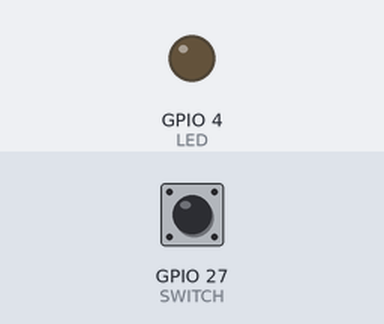
Bench run of a program on a simulated Raspberry Pi (BCM pin numbers). Parts: output pins drawn as LEDs (lit = HIGH). The inputs (shaded band) are chosen by the test bench; at power-on: GPIO 27 (SWITCH) LOW. What the program prints to the terminal is not drawn.

Above: at 1.2 s.
1.3 s: GPIO 27 (SWITCH) pulled HIGH for 0.15 s
At 1.37 s:
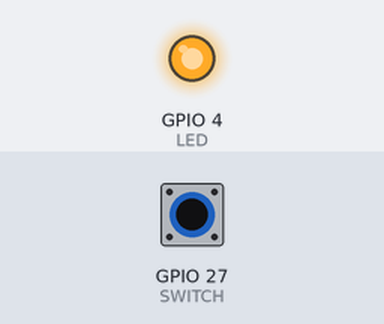
2.9 s: GPIO 27 (SWITCH) pulled HIGH for 3.2 s
At 7.0 s:
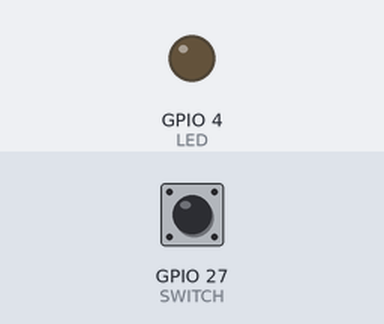
Timing chart, 0 to 8.5 s (numbered marks = the images above; inputs shaded):
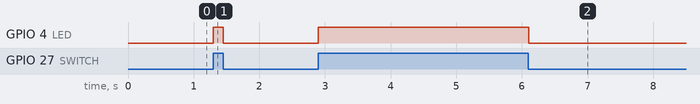

The program:

firstSwitch.py
```python
# 17 dic 2014
# aim: use a swich to change the LED status

# imports
import RPi.GPIO as GPIO
import time

# Initializing elements
LED = 4
SWITCH = 27

# Configuration of GPIO
GPIO.setmode(GPIO.BCM)
GPIO.setup(LED, GPIO.OUT)   	# definimos el GPIO 4 como salida
GPIO.setup(SWITCH, GPIO.IN, pull_up_down=GPIO.PUD_DOWN)

# Here a function is defined
def switchingTime():
	print('Iniciamos la ejecucion'.encode('utf-8').decode('utf-8')) # encode-decode is for avoid error when printing into the lxterminal
	while True:

		input_state=GPIO.input(SWITCH)
		if input_state == True:
			GPIO.output(LED, True)		# turn on GPIO 4
		else:
			GPIO.output(LED, False) 	# turn off GPIO 4

		time.sleep(0.05)				# slight delay to avoid debouncing


	print('Ejecucion finalizada'.encode('utf-8').decode('utf-8'))
	GPIO.cleanup()	#clean GPIO


# Call the function
try:
        switchingTime()

# exception that happens when the user presses CTRL+C
except KeyboardInterrupt:
	print("CTRL+C was pressed")

# all other exceptions
except:
        print("Ha habido un error y ha saltado la excepcion".encode('utf-8').decode('utf-8'))

finally:
        GPIO.cleanup()	# to leave the GPIO free for future use
```

Measured:
- after the input at 1.3 s, GPIO 4 (LED): LOW → HIGH at once, → LOW 0.15 s later
- after the input at 2.9 s, GPIO 4 (LED): LOW → HIGH at once, → LOW 3.2 s later
